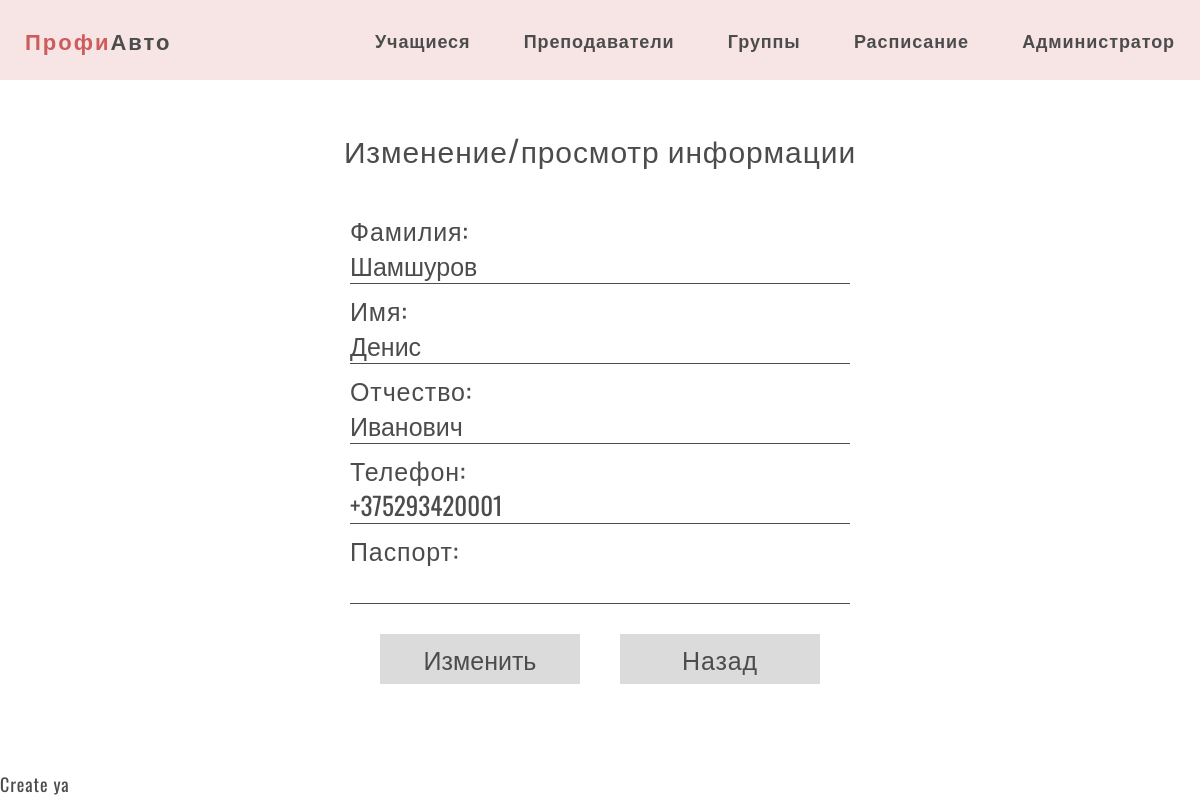
Screenshot of /admin/students/edit.php?table=students&id_edit=12 (signed in) with the database file from the repository.
### tables this page shows
CREATE TABLE `students` (
  `id_student` int NOT NULL,
  `surname` varchar(30) NOT NULL,
  `name` varchar(30) NOT NULL,
  `last_name` varchar(50) DEFAULT NULL,
  `phone` varchar(13) NOT NULL,
  `passport` varchar(9) DEFAULT NULL,
  `date_start` date NOT NULL,
  `id_group` int DEFAULT NULL
);

### app/controllers/edit.php (called while the page is built, shortened)
<?php
if (isset($_GET['id_edit'])) {
    $id = $_GET['id_edit'];
    $table = $_GET['table'];
    if ($table === 'students') {
        $student = selectOne($table, ['id_student' => $id]);
    } elseif ($table === 'teachers') {
        $teacher = selectOne($table, ['id_teacher' => $id]);
    } elseif ($table === 'groups') {
        $group = selectOne($table, ['id_group' => $id]);
    }
}

### app/db/db.php (called while the page is built, shortened)
<?php
require('connect.php');
function checkErrors($query)
{
    $errInfo = $query->errorInfo();
    return true;
}
function selectOne($table, $params = [])
{
    global $pdo;
    $sql = "select * from `$table`";
    if (!empty($params)) {
        $i = 0;
        foreach ($params as $key => $value) {
            if ($i === 0) {
                $sql = $sql . " WHERE $key = $value";
            } else {
                $sql = $sql . " AND $key = $value";
            }
            $i++;
        }
    }
    $query = $pdo->prepare($sql);
    $query->execute();
    return $query->fetch();
}
function selectOrder($table, $sort_sql, $params = [])
{
    global $pdo;
    $sql = "select * from `$table`";
    if (!empty($params)) {
        $i = 0;
        foreach ($params as $key => $value) {
            $value = "`" . $value . "`";
            $key = "'" . $key . "'";
            if ($i === 0) {
                $sql = $sql . " WHERE $value >= $key";
            } else {
                $sql = $sql . " AND $value <= $key";
            }
            $i++;
        }
    }
    $sql = $sql . " ORDER BY $sort_sql";
    $query = $pdo->prepare($sql);
    $query->execute();
    return $query->fetchAll();
}

### app/controllers/control.php (called while the page is built, shortened)
<?php
include SITE_ROOT . '/app/db/db.php';
include SITE_ROOT . '/app/controllers/edit.php';

### path.php (called while the page is built, shortened)
<?php
include SITE_ROOT . '/app/controllers/control.php';

### admin/students/edit.php (the view, shortened to what this page needs)
<?php include '../../path.php';
?>
<!DOCTYPE html>
<html lang="en">
<head>
    <?php include SITE_ROOT . '/app/include/head.php' ?>
</head>
<body>
<div class="wrapper">
    <?php include SITE_ROOT . '/app/include/header.php' ?>
    <main class="main">
        <div class="container S">
            <div class="create_page">
                <div class="title">Изменение/просмотр информации</div>
                <div class="error_msg"><?= $error ?></div>
                <form action="" class="form" method="post">
                    <label>
                        Фамилия:
                        <input type="text" name="surname" value="<?= $student['surname'] ?>" required>
                    </label>
                    <label>
                        Имя:
                        <input type="text" name="name" value="<?= $student['name'] ?>" required>
                    </label>
                    <label>
                        Отчество:
                        <input type="text" name="last_name" value="<?= $student['last_name'] ?>" required>
                    </label>
                    <label>
                        Телефон:
                        <input type="text" name="phone" value="<?= $student['phone'] ?>" required>
                    </label>
                    <label>
                        Паспорт:
                        <input type="text" name="passport" value="<?= $student['passport'] ?>">
                    </label>
                    <div class="control_buttons">
                        <button class="btn" name="btn-update" type="submit" value="students">Изменить</button>
                        <a href="index.php">Назад</a>
                    </div>
                </form>
            </div>
        </div>
    </main>
    <?php include SITE_ROOT . '/app/include/footer.php' ?>
</div>
</body>
</html>

### css/StylePHP.css (style rules this page uses)
.control_buttons a { font-weight: normal; margin: 20px; }
.btn { font-size: 25px; margin: 20px; }

### rows the page displays
students: surname "Шамшуров", name "Денис", last_name "Иванович", phone "+375293420001"
